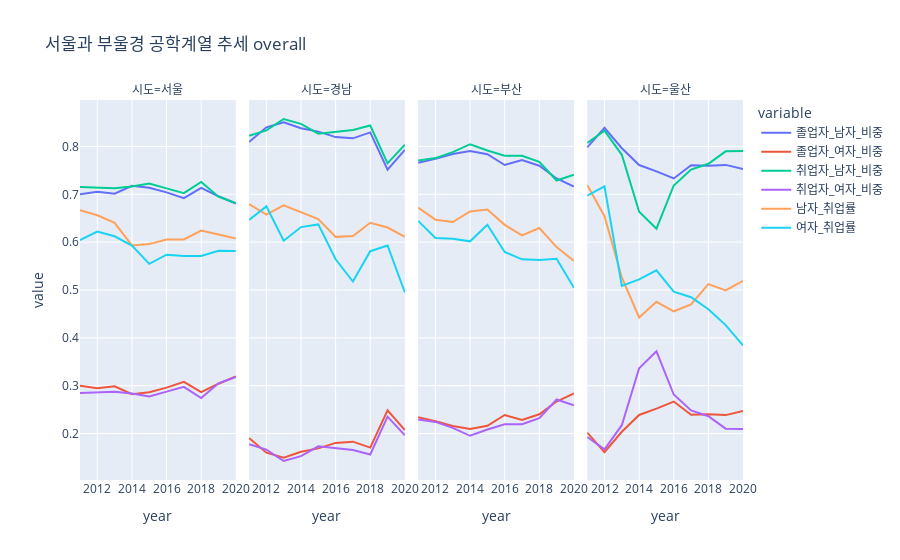

The code cell stored with this chart in its notebook:
### Markdown cell above
# 대분류 시각화

### Code cell
px.line(sum111.query('variable != "전체_취업률"'), x = 'year', y = 'value', color = 'variable', facet_col = '시도', facet_col_wrap=4, category_orders={'시도':['서울', '경남', '부산', '울산']},
        title = "서울과 부울경 공학계열 추세 overall")

### Figure 1 — Plotly figure (JSON) as saved in the notebook; plotly's stock layout.template omitted (floating-point values rounded to 4 significant figures)
{"data": [{"hovertemplate": "variable=졸업자_남자_비중<br>시도=서울<br>year=%{x}<br>value=%{y}<extra></extra>", "legendgroup": "졸업자_남자_비중", "line": {"color": "#636efa", "dash": "solid"}, "marker": {"symbol": "circle"}, "mode": "lines", "name": "졸업자_남자_비중", "orientation": "v", "showlegend": true, "type": "scatter", "x": [2011, 2012, 2013, 2014, 2015, 2016, 2017, 2018, 2019, 2020], "xaxis": "x", "y": [0.7002, 0.7053, 0.7014, 0.7177, 0.7136, 0.704, 0.6918, 0.7133, 0.6959, 0.6806], "yaxis": "y"}, {"hovertemplate": "variable=졸업자_남자_비중<br>시도=경남<br>year=%{x}<br>value=%{y}<extra></extra>", "legendgroup": "졸업자_남자_비중", "line": {"color": "#636efa", "dash": "solid"}, "marker": {"symbol": "circle"}, "mode": "lines", "name": "졸업자_남자_비중", "orientation": "v", "showlegend": false, "type": "scatter", "x": [2011, 2012, 2013, 2014, 2015, 2016, 2017, 2018, 2019, 2020], "xaxis": "x2", "y": [0.8095, 0.8401, 0.8506, 0.838, 0.8311, 0.8196, 0.817, 0.8294, 0.7517, 0.7931], "yaxis": "y2"}, {"hovertemplate": "variable=졸업자_남자_비중<br>시도=부산<br>year=%{x}<br>value=%{y}<extra></extra>", "legendgroup": "졸업자_남자_비중", "line": {"color": "#636efa", "dash": "solid"}, "marker": {"symbol": "circle"}, "mode": "lines", "name": "졸업자_남자_비중", "orientation": "v", "showlegend": false, "type": "scatter", "x": [2011, 2012, 2013, 2014, 2015, 2016, 2017, 2018, 2019, 2020], "xaxis": "x3", "y": [0.7659, 0.7741, 0.7843, 0.7904, 0.7838, 0.7612, 0.7719, 0.7597, 0.7332, 0.7164], "yaxis": "y3"}, {"hovertemplate": "variable=졸업자_남자_비중<br>시도=울산<br>year=%{x}<br>value=%{y}<extra></extra>", "legendgroup": "졸업자_남자_비중", "line": {"color": "#636efa", "dash": "solid"}, "marker": {"symbol": "circle"}, "mode": "lines", "name": "졸업자_남자_비중", "orientation": "v", "showlegend": false, "type": "scatter", "x": [2011, 2012, 2013, 2014, 2015, 2016, 2017, 2018, 2019, 2020], "xaxis": "x4", "y": [0.798, 0.8389, 0.7963, 0.7613, 0.7479, 0.7331, 0.7608, 0.7596, 0.7615, 0.7531], "yaxis": "y4"}, {"hovertemplate": "variable=졸업자_여자_비중<br>시도=서울<br>year=%{x}<br>value=%{y}<extra></extra>", "legendgroup": "졸업자_여자_비중", "line": {"color": "#EF553B", "dash": "solid"}, "marker": {"symbol": "circle"}, "mode": "lines", "name": "졸업자_여자_비중", "orientation": "v", "showlegend": true, "type": "scatter", "x": [2011, 2012, 2013, 2014, 2015, 2016, 2017, 2018, 2019, 2020], "xaxis": "x", "y": [0.2998, 0.2947, 0.2986, 0.2823, 0.2864, 0.296, 0.3082, 0.2867, 0.3041, 0.3194], "yaxis": "y"}, {"hovertemplate": "variable=졸업자_여자_비중<br>시도=경남<br>year=%{x}<br>value=%{y}<extra></extra>", "legendgroup": "졸업자_여자_비중", "line": {"color": "#EF553B", "dash": "solid"}, "marker": {"symbol": "circle"}, "mode": "lines", "name": "졸업자_여자_비중", "orientation": "v", "showlegend": false, "type": "scatter", "x": [2011, 2012, 2013, 2014, 2015, 2016, 2017, 2018, 2019, 2020], "xaxis": "x2", "y": [0.1905, 0.1599, 0.1494, 0.162, 0.1689, 0.1804, 0.183, 0.1706, 0.2483, 0.2069], "yaxis": "y2"}, {"hovertemplate": "variable=졸업자_여자_비중<br>시도=부산<br>year=%{x}<br>value=%{y}<extra></extra>", "legendgroup": "졸업자_여자_비중", "line": {"color": "#EF553B", "dash": "solid"}, "marker": {"symbol": "circle"}, "mode": "lines", "name": "졸업자_여자_비중", "orientation": "v", "showlegend": false, "type": "scatter", "x": [2011, 2012, 2013, 2014, 2015, 2016, 2017, 2018, 2019, 2020], "xaxis": "x3", "y": [0.2341, 0.2259, 0.2157, 0.2096, 0.2162, 0.2388, 0.2281, 0.2403, 0.2668, 0.2836], "yaxis": "y3"}, {"hovertemplate": "variable=졸업자_여자_비중<br>시도=울산<br>year=%{x}<br>value=%{y}<extra></extra>", "legendgroup": "졸업자_여자_비중", "line": {"color": "#EF553B", "dash": "solid"}, "marker": {"symbol": "circle"}, "mode": "lines", "name": "졸업자_여자_비중", "orientation": "v", "showlegend": false, "type": "scatter", "x": [2011, 2012, 2013, 2014, 2015, 2016, 2017, 2018, 2019, 2020], "xaxis": "x4", "y": [0.202, 0.1611, 0.2037, 0.2387, 0.2521, 0.2669, 0.2392, 0.2404, 0.2385, 0.2469], "yaxis": "y4"}, {"hovertemplate": "variable=취업자_남자_비중<br>시도=서울<br>year=%{x}<br>value=%{y}<extra></extra>", "legendgroup": "취업자_남자_비중", "line": {"color": "#00cc96", "dash": "solid"}, "marker": {"symbol": "circle"}, "mode": "lines", "name": "취업자_남자_비중", "orientation": "v", "showlegend": true, "type": "scatter", "x": [2011, 2012, 2013, 2014, 2015, 2016, 2017, 2018, 2019, 2020], "xaxis": "x", "y": [0.7154, 0.7133, 0.7125, 0.7164, 0.7228, 0.7124, 0.7026, 0.7258, 0.6951, 0.6818], "yaxis": "y"}, {"hovertemplate": "variable=취업자_남자_비중<br>시도=경남<br>year=%{x}<br>value=%{y}<extra></extra>", "legendgroup": "취업자_남자_비중", "line": {"color": "#00cc96", "dash": "solid"}, "marker": {"symbol": "circle"}, "mode": "lines", "name": "취업자_남자_비중", "orientation": "v", "showlegend": false, "type": "scatter", "x": [2011, 2012, 2013, 2014, 2015, 2016, 2017, 2018, 2019, 2020], "xaxis": "x2", "y": [0.8224, 0.8336, 0.8575, 0.8472, 0.8267, 0.83, 0.8344, 0.8439, 0.7648, 0.8039], "yaxis": "y2"}, {"hovertemplate": "variable=취업자_남자_비중<br>시도=부산<br>year=%{x}<br>value=%{y}<extra></extra>", "legendgroup": "취업자_남자_비중", "line": {"color": "#00cc96", "dash": "solid"}, "marker": {"symbol": "circle"}, "mode": "lines", "name": "취업자_남자_비중", "orientation": "v", "showlegend": false, "type": "scatter", "x": [2011, 2012, 2013, 2014, 2015, 2016, 2017, 2018, 2019, 2020], "xaxis": "x3", "y": [0.7707, 0.7758, 0.7881, 0.8048, 0.7916, 0.7808, 0.7804, 0.7681, 0.7289, 0.741], "yaxis": "y3"}, {"hovertemplate": "variable=취업자_남자_비중<br>시도=울산<br>year=%{x}<br>value=%{y}<extra></extra>", "legendgroup": "취업자_남자_비중", "line": {"color": "#00cc96", "dash": "solid"}, "marker": {"symbol": "circle"}, "mode": "lines", "name": "취업자_남자_비중", "orientation": "v", "showlegend": false, "type": "scatter", "x": [2011, 2012, 2013, 2014, 2015, 2016, 2017, 2018, 2019, 2020], "xaxis": "x4", "y": [0.8072, 0.8331, 0.7826, 0.6636, 0.6282, 0.7185, 0.7517, 0.7638, 0.7898, 0.7906], "yaxis": "y4"}, {"hovertemplate": "variable=취업자_여자_비중<br>시도=서울<br>year=%{x}<br>value=%{y}<extra></extra>", "legendgroup": "취업자_여자_비중", "line": {"color": "#ab63fa", "dash": "solid"}, "marker": {"symbol": "circle"}, "mode": "lines", "name": "취업자_여자_비중", "orientation": "v", "showlegend": true, "type": "scatter", "x": [2011, 2012, 2013, 2014, 2015, 2016, 2017, 2018, 2019, 2020], "xaxis": "x", "y": [0.2846, 0.2867, 0.2875, 0.2836, 0.2772, 0.2876, 0.2974, 0.2742, 0.3049, 0.3182], "yaxis": "y"}, {"hovertemplate": "variable=취업자_여자_비중<br>시도=경남<br>year=%{x}<br>value=%{y}<extra></extra>", "legendgroup": "취업자_여자_비중", "line": {"color": "#ab63fa", "dash": "solid"}, "marker": {"symbol": "circle"}, "mode": "lines", "name": "취업자_여자_비중", "orientation": "v", "showlegend": false, "type": "scatter", "x": [2011, 2012, 2013, 2014, 2015, 2016, 2017, 2018, 2019, 2020], "xaxis": "x2", "y": [0.1776, 0.1664, 0.1425, 0.1528, 0.1733, 0.17, 0.1656, 0.1561, 0.2352, 0.1961], "yaxis": "y2"}, {"hovertemplate": "variable=취업자_여자_비중<br>시도=부산<br>year=%{x}<br>value=%{y}<extra></extra>", "legendgroup": "취업자_여자_비중", "line": {"color": "#ab63fa", "dash": "solid"}, "marker": {"symbol": "circle"}, "mode": "lines", "name": "취업자_여자_비중", "orientation": "v", "showlegend": false, "type": "scatter", "x": [2011, 2012, 2013, 2014, 2015, 2016, 2017, 2018, 2019, 2020], "xaxis": "x3", "y": [0.2293, 0.2242, 0.2119, 0.1952, 0.2084, 0.2192, 0.2196, 0.2319, 0.2711, 0.259], "yaxis": "y3"}, {"hovertemplate": "variable=취업자_여자_비중<br>시도=울산<br>year=%{x}<br>value=%{y}<extra></extra>", "legendgroup": "취업자_여자_비중", "line": {"color": "#ab63fa", "dash": "solid"}, "marker": {"symbol": "circle"}, "mode": "lines", "name": "취업자_여자_비중", "orientation": "v", "showlegend": false, "type": "scatter", "x": [2011, 2012, 2013, 2014, 2015, 2016, 2017, 2018, 2019, 2020], "xaxis": "x4", "y": [0.1928, 0.1669, 0.2174, 0.3364, 0.3718, 0.2815, 0.2483, 0.2362, 0.2102, 0.2094], "yaxis": "y4"}, {"hovertemplate": "variable=남자_취업률<br>시도=서울<br>year=%{x}<br>value=%{y}<extra></extra>", "legendgroup": "남자_취업률", "line": {"color": "#FFA15A", "dash": "solid"}, "marker": {"symbol": "circle"}, "mode": "lines", "name": "남자_취업률", "orientation": "v", "showlegend": true, "type": "scatter", "x": [2011, 2012, 2013, 2014, 2015, 2016, 2017, 2018, 2019, 2020], "xaxis": "x", "y": [0.6669, 0.6562, 0.6404, 0.5933, 0.5959, 0.6057, 0.6056, 0.6243, 0.6158, 0.6075], "yaxis": "y"}, {"hovertemplate": "variable=남자_취업률<br>시도=경남<br>year=%{x}<br>value=%{y}<extra></extra>", "legendgroup": "남자_취업률", "line": {"color": "#FFA15A", "dash": "solid"}, "marker": {"symbol": "circle"}, "mode": "lines", "name": "남자_취업률", "orientation": "v", "showlegend": false, "type": "scatter", "x": [2011, 2012, 2013, 2014, 2015, 2016, 2017, 2018, 2019, 2020], "xaxis": "x2", "y": [0.6795, 0.6574, 0.6769, 0.6625, 0.6484, 0.6111, 0.613, 0.6405, 0.6306, 0.611], "yaxis": "y2"}, {"hovertemplate": "variable=남자_취업률<br>시도=부산<br>year=%{x}<br>value=%{y}<extra></extra>", "legendgroup": "남자_취업률", "line": {"color": "#FFA15A", "dash": "solid"}, "marker": {"symbol": "circle"}, "mode": "lines", "name": "남자_취업률", "orientation": "v", "showlegend": false, "type": "scatter", "x": [2011, 2012, 2013, 2014, 2015, 2016, 2017, 2018, 2019, 2020], "xaxis": "x3", "y": [0.6724, 0.647, 0.6422, 0.6643, 0.6681, 0.6362, 0.6143, 0.6297, 0.5897, 0.5604], "yaxis": "y3"}, {"hovertemplate": "variable=남자_취업률<br>시도=울산<br>year=%{x}<br>value=%{y}<extra></extra>", "legendgroup": "남자_취업률", "line": {"color": "#FFA15A", "dash": "solid"}, "marker": {"symbol": "circle"}, "mode": "lines", "name": "남자_취업률", "orientation": "v", "showlegend": false, "type": "scatter", "x": [2011, 2012, 2013, 2014, 2015, 2016, 2017, 2018, 2019, 2020], "xaxis": "x4", "y": [0.7193, 0.6542, 0.5262, 0.4425, 0.4753, 0.4555, 0.4698, 0.5124, 0.4992, 0.519], "yaxis": "y4"}, {"hovertemplate": "variable=여자_취업률<br>시도=서울<br>year=%{x}<br>value=%{y}<extra></extra>", "legendgroup": "여자_취업률", "line": {"color": "#19d3f3", "dash": "solid"}, "marker": {"symbol": "circle"}, "mode": "lines", "name": "여자_취업률", "orientation": "v", "showlegend": true, "type": "scatter", "x": [2011, 2012, 2013, 2014, 2015, 2016, 2017, 2018, 2019, 2020], "xaxis": "x", "y": [0.6044, 0.6222, 0.6123, 0.593, 0.5547, 0.5738, 0.5711, 0.5713, 0.582, 0.5816], "yaxis": "y"}, {"hovertemplate": "variable=여자_취업률<br>시도=경남<br>year=%{x}<br>value=%{y}<extra></extra>", "legendgroup": "여자_취업률", "line": {"color": "#19d3f3", "dash": "solid"}, "marker": {"symbol": "circle"}, "mode": "lines", "name": "여자_취업률", "orientation": "v", "showlegend": false, "type": "scatter", "x": [2011, 2012, 2013, 2014, 2015, 2016, 2017, 2018, 2019, 2020], "xaxis": "x2", "y": [0.6466, 0.6749, 0.6029, 0.6315, 0.6371, 0.5642, 0.5177, 0.5811, 0.593, 0.4949], "yaxis": "y2"}, {"hovertemplate": "variable=여자_취업률<br>시도=부산<br>year=%{x}<br>value=%{y}<extra></extra>", "legendgroup": "여자_취업률", "line": {"color": "#19d3f3", "dash": "solid"}, "marker": {"symbol": "circle"}, "mode": "lines", "name": "여자_취업률", "orientation": "v", "showlegend": false, "type": "scatter", "x": [2011, 2012, 2013, 2014, 2015, 2016, 2017, 2018, 2019, 2020], "xaxis": "x3", "y": [0.6446, 0.6086, 0.6073, 0.6017, 0.6365, 0.5794, 0.5642, 0.5627, 0.5655, 0.5046], "yaxis": "y3"}, {"hovertemplate": "variable=여자_취업률<br>시도=울산<br>year=%{x}<br>value=%{y}<extra></extra>", "legendgroup": "여자_취업률", "line": {"color": "#19d3f3", "dash": "solid"}, "marker": {"symbol": "circle"}, "mode": "lines", "name": "여자_취업률", "orientation": "v", "showlegend": false, "type": "scatter", "x": [2011, 2012, 2013, 2014, 2015, 2016, 2017, 2018, 2019, 2020], "xaxis": "x4", "y": [0.6972, 0.7168, 0.5087, 0.5222, 0.5411, 0.4963, 0.4849, 0.4599, 0.4266, 0.384], "yaxis": "y4"}], "layout": {"annotations": [{"font": {}, "showarrow": false, "text": "시도=서울", "x": 0.1175, "xanchor": "center", "xref": "paper", "y": 1, "yanchor": "bottom", "yref": "paper"}, {"font": {}, "showarrow": false, "text": "시도=경남", "x": 0.3725, "xanchor": "center", "xref": "paper", "y": 1, "yanchor": "bottom", "yref": "paper"}, {"font": {}, "showarrow": false, "text": "시도=부산", "x": 0.6275, "xanchor": "center", "xref": "paper", "y": 1, "yanchor": "bottom", "yref": "paper"}, {"font": {}, "showarrow": false, "text": "시도=울산", "x": 0.8825, "xanchor": "center", "xref": "paper", "y": 1, "yanchor": "bottom", "yref": "paper"}], "legend": {"title": {"text": "variable"}, "tracegroupgap": 0}, "title": {"text": "서울과 부울경 공학계열 추세 overall"}, "xaxis": {"anchor": "y", "domain": [0, 0.235], "title": {"text": "year"}}, "xaxis2": {"anchor": "y2", "domain": [0.255, 0.49], "matches": "x", "title": {"text": "year"}}, "xaxis3": {"anchor": "y3", "domain": [0.51, 0.745], "matches": "x", "title": {"text": "year"}}, "xaxis4": {"anchor": "y4", "domain": [0.765, 1.0], "matches": "x", "title": {"text": "year"}}, "yaxis": {"anchor": "x", "domain": [0, 1], "title": {"text": "value"}}, "yaxis2": {"anchor": "x2", "domain": [0, 1], "matches": "y", "showticklabels": false}, "yaxis3": {"anchor": "x3", "domain": [0, 1], "matches": "y", "showticklabels": false}, "yaxis4": {"anchor": "x4", "domain": [0, 1], "matches": "y", "showticklabels": false}}}
